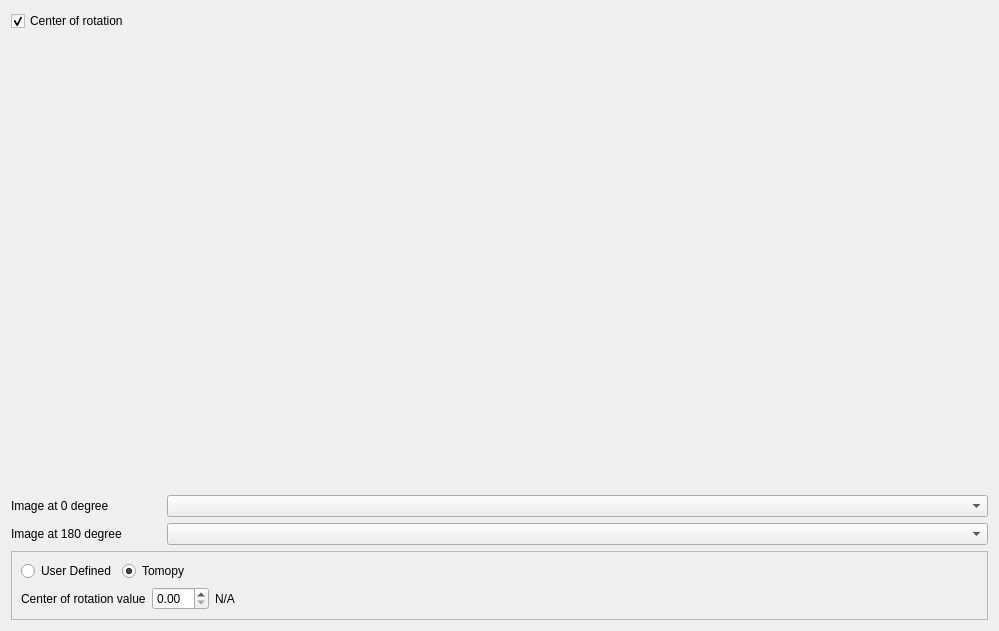
          <widget class="QWidget" name="page_3">
           <property name="geometry">
            <rect>
             <x>0</x>
             <y>0</y>
             <width>999</width>
             <height>631</height>
            </rect>
           </property>
           <attribute name="label">
            <string>Center of Rotation</string>
           </attribute>
           <layout class="QVBoxLayout" name="verticalLayout_9">
            <item>
             <widget class="QCheckBox" name="master_center_of_rotation_checkBox">
              <property name="text">
               <string>Center of rotation</string>
              </property>
              <property name="checked">
               <bool>true</bool>
              </property>
             </widget>
            </item>
            <item>
             <widget class="QWidget" name="center_of_rotation_widget" native="true">
              <property name="sizePolicy">
               <sizepolicy hsizetype="Preferred" vsizetype="Expanding">
                <horstretch>0</horstretch>
                <verstretch>0</verstretch>
               </sizepolicy>
              </property>
             </widget>
            </item>
            <item>
             <layout class="QGridLayout" name="gridLayout_2">
              <item row="0" column="0">
               <widget class="QLabel" name="center_of_rotation_0_degree_label">
                <property name="minimumSize">
                 <size>
                  <width>100</width>
                  <height>0</height>
                 </size>
                </property>
                <property name="maximumSize">
                 <size>
                  <width>150</width>
                  <height>16777215</height>
                 </size>
                </property>
                <property name="text">
                 <string>Image at 0 degree</string>
                </property>
               </widget>
              </item>
              <item row="0" column="1">
               <widget class="QComboBox" name="center_of_rotation_0_degrees_comboBox"/>
              </item>
              <item row="1" column="0">
               <widget class="QLabel" name="center_of_rotation_180_degree_label">
                <property name="minimumSize">
                 <size>
                  <width>100</width>
                  <height>0</height>
                 </size>
                </property>
                <property name="maximumSize">
                 <size>
                  <width>150</width>
                  <height>16777215</height>
                 </size>
                </property>
                <property name="text">
                 <string>Image at 180 degree</string>
                </property>
               </widget>
              </item>
              <item row="1" column="1">
               <widget class="QComboBox" name="center_of_rotation_180_degrees_comboBox"/>
              </item>
             </layout>
            </item>
            <item>
             <widget class="QFrame" name="center_of_rotation_frame">
              <property name="minimumSize">
               <size>
                <width>0</width>
                <height>0</height>
               </size>
              </property>
              <property name="frameShape">
               <enum>QFrame::StyledPanel</enum>
              </property>
              <property name="frameShadow">
               <enum>QFrame::Raised</enum>
              </property>
              <layout class="QVBoxLayout" name="verticalLayout_10">
               <item>
                <layout class="QHBoxLayout" name="horizontalLayout_9">
                 <item>
                  <widget class="QRadioButton" name="user_defined_algorithm_radioButton">
                   <property name="enabled">
                    <bool>true</bool>
                   </property>
                   <property name="text">
                    <string>User Defined</string>
                   </property>
                  </widget>
                 </item>
                 <item>
                  <widget class="QRadioButton" name="tomopy_algorithm_radioButton">
                   <property name="text">
                    <string>Tomopy</string>
                   </property>
                   <property name="checked">
                    <bool>true</bool>
                   </property>
                  </widget>
                 </item>
                 <item>
                  <spacer name="horizontalSpacer_5">
                   <property name="orientation">
                    <enum>Qt::Horizontal</enum>
                   </property>
                   <property name="sizeHint" stdset="0">
                    <size>
                     <width>40</width>
                     <height>20</height>
                    </size>
                   </property>
                  </spacer>
                 </item>
                </layout>
               </item>
               <item>
                <layout class="QHBoxLayout" name="horizontalLayout_8">
                 <item>
                  <widget class="QLabel" name="label_12">
                   <property name="text">
                    <string>Center of rotation value</string>
                   </property>
                  </widget>
                 </item>
                 <item>
                  <widget class="QDoubleSpinBox" name="center_of_rotation_user_defined_doubleSpinBox"/>
                 </item>
                 <item>
                  <widget class="QLabel" name="center_of_rotation_calculated_label">
                   <property name="text">
                    <string>N/A</string>
                   </property>
                  </widget>
                 </item>
                 <item>
                  <spacer name="horizontalSpacer_4">
                   <property name="orientation">
                    <enum>Qt::Horizontal</enum>
                   </property>
                   <property name="sizeHint" stdset="0">
                    <size>
                     <width>40</width>
                     <height>20</height>
                    </size>
                   </property>
                  </spacer>
                 </item>
                </layout>
               </item>
              </layout>
             </widget>
            </item>
           </layout>
          </widget>
